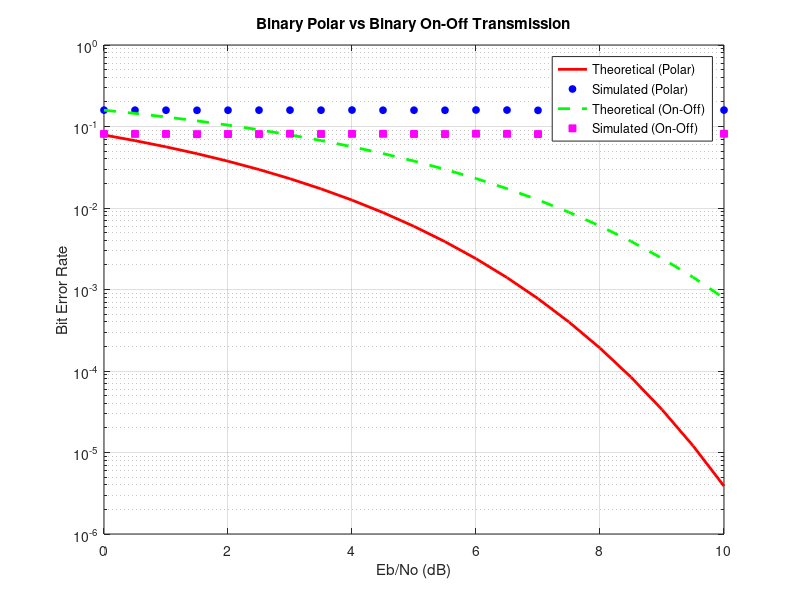

MATLAB code for this plot:
clc;
clear all;
close all;

% Set parameters
N = 1e6;  % Number of bits
Eb = 12;   % Energy per bit (in arbitrary units)
No = 2;    % Noise power spectral density (W/Hz)
sigma_sq = No/2;  % Variance of noise
N0 = 2*10^-6; % Noise power spectral density (W/Hz)

% Define range of Eb/No values (in dB)
EbNo_dB = 0:0.5:10;

% Convert Eb/No from dB to linear scale
EbNo = 10.^(EbNo_dB./10);

% Theoretical BER for binary polar transmission
BER_theo_polar = 0.5 * erfc(sqrt(EbNo));

% Theoretical BER for binary on-off transmission
BER_theo_on_off = 0.5 * erfc(sqrt(EbNo/2));

% Initialize arrays for simulated BER
BER_sim_polar = zeros(size(EbNo));
BER_sim_on_off = zeros(size(EbNo));

for i = 1:length(EbNo)
    % Generate random binary data
    data = randi([0,1],1,N);
    
    % Modulation for polar transmission
    symbols_polar = 2*data - 1; % BPSK modulation
    
    % Modulation for on-off transmission
    symbols_on_off = sqrt(Eb)*data; % On-off keying modulation
    
    % Generate AWGN noise
    noise = sqrt(sigma_sq)*randn(1,N);
    
    % Received signal for polar transmission
    received_polar = symbols_polar + noise;
    
    % Received signal for on-off transmission
    received_on_off = symbols_on_off + noise;
    
    % Demodulation for polar transmission
    decoded_polar = received_polar > 0; % Thresholding
    
    % Demodulation for on-off transmission
    decoded_on_off = received_on_off > sqrt(Eb/2); % Thresholding
    
    % Calculate number of errors for polar transmission
    errors_polar = sum(decoded_polar ~= data);
    
    % Calculate number of errors for on-off transmission
    errors_on_off = sum(decoded_on_off ~= data);
    
    % Calculate simulated BER for polar transmission
    BER_sim_polar(i) = errors_polar/N;
    
    % Calculate simulated BER for on-off transmission
    BER_sim_on_off(i) = errors_on_off/N;
end

% Convert Eb/No to dB
EbNo_dB = 10*log10(EbNo);

% Plot theoretical and simulated BER for both transmissions
figure;
semilogy(EbNo_dB, BER_theo_polar, 'r-', 'LineWidth', 2);
hold on;
semilogy(EbNo_dB, BER_sim_polar, 'bo', 'MarkerSize', 5, 'MarkerFaceColor', 'b');
semilogy(EbNo_dB, BER_theo_on_off, 'g--', 'LineWidth', 2);
semilogy(EbNo_dB, BER_sim_on_off, 'ms', 'MarkerSize', 5, 'MarkerFaceColor', 'm');
grid on;
xlabel('Eb/No (dB)');
ylabel('Bit Error Rate');
title('Binary Polar vs Binary On-Off Transmission');
legend('Theoretical (Polar)', 'Simulated (Polar)', 'Theoretical (On-Off)', 'Simulated (On-Off)');
